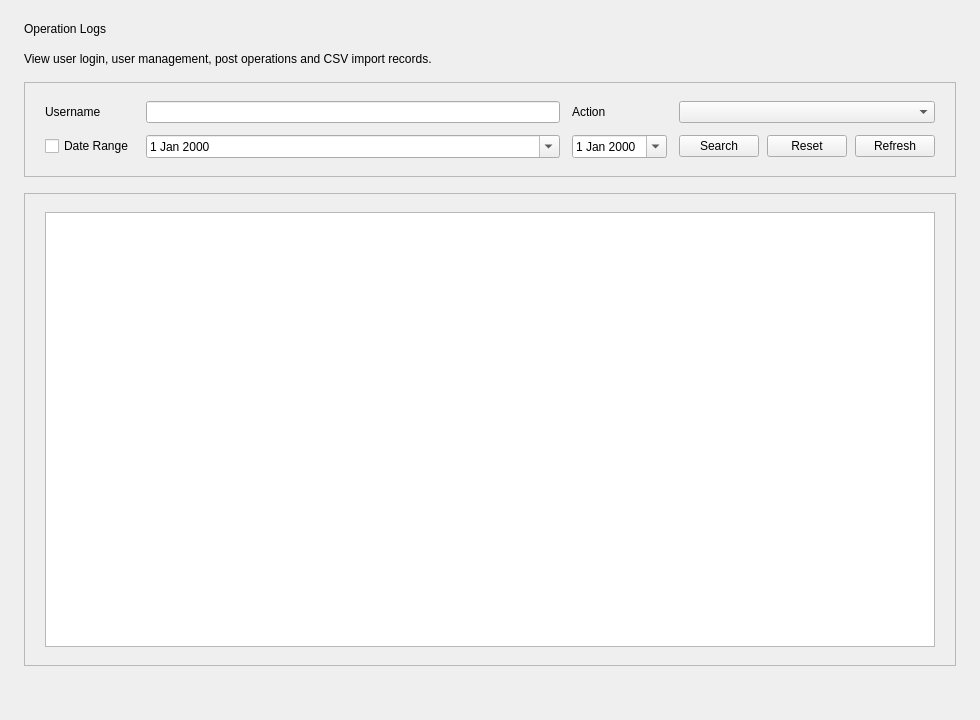
<?xml version="1.0" encoding="UTF-8"?>
<ui version="4.0">
 <class>LogPage</class>
 <widget class="QWidget" name="LogPage">
  <property name="geometry">
   <rect>
    <x>0</x>
    <y>0</y>
    <width>980</width>
    <height>720</height>
   </rect>
  </property>
  <property name="windowTitle">
   <string>Operation Logs</string>
  </property>

  <layout class="QVBoxLayout" name="rootLayout">
   <property name="spacing">
    <number>16</number>
   </property>
   <property name="leftMargin">
    <number>24</number>
   </property>
   <property name="topMargin">
    <number>22</number>
   </property>
   <property name="rightMargin">
    <number>24</number>
   </property>
   <property name="bottomMargin">
    <number>24</number>
   </property>

   <item>
    <widget class="QLabel" name="pageTitleLabel">
     <property name="text">
      <string>Operation Logs</string>
     </property>
    </widget>
   </item>

   <item>
    <widget class="QLabel" name="pageSubtitleLabel">
     <property name="text">
      <string>View user login, user management, post operations and CSV import records.</string>
     </property>
     <property name="wordWrap">
      <bool>true</bool>
     </property>
    </widget>
   </item>

   <item>
    <widget class="QFrame" name="filterCard">
     <property name="frameShape">
      <enum>QFrame::StyledPanel</enum>
     </property>
     <property name="frameShadow">
      <enum>QFrame::Raised</enum>
     </property>

     <layout class="QGridLayout" name="filterLayout">
      <property name="leftMargin">
       <number>20</number>
      </property>
      <property name="topMargin">
       <number>18</number>
      </property>
      <property name="rightMargin">
       <number>20</number>
      </property>
      <property name="bottomMargin">
       <number>18</number>
      </property>
      <property name="horizontalSpacing">
       <number>12</number>
      </property>
      <property name="verticalSpacing">
       <number>12</number>
      </property>

      <item row="0" column="0">
       <widget class="QLabel" name="usernameLabel">
        <property name="text">
         <string>Username</string>
        </property>
       </widget>
      </item>

      <item row="0" column="1">
       <widget class="QLineEdit" name="usernameLineEdit"/>
      </item>

      <item row="0" column="2">
       <widget class="QLabel" name="actionLabel">
        <property name="text">
         <string>Action</string>
        </property>
       </widget>
      </item>

      <item row="0" column="3">
       <widget class="QComboBox" name="actionComboBox"/>
      </item>

      <item row="1" column="0">
       <widget class="QCheckBox" name="dateRangeCheckBox">
        <property name="text">
         <string>Date Range</string>
        </property>
       </widget>
      </item>

      <item row="1" column="1">
       <widget class="QDateEdit" name="startDateEdit">
        <property name="calendarPopup">
         <bool>true</bool>
        </property>
       </widget>
      </item>

      <item row="1" column="2">
       <widget class="QDateEdit" name="endDateEdit">
        <property name="calendarPopup">
         <bool>true</bool>
        </property>
       </widget>
      </item>

      <item row="1" column="3">
       <layout class="QHBoxLayout" name="filterButtonLayout">
        <property name="spacing">
         <number>8</number>
        </property>

        <item>
         <widget class="QPushButton" name="searchButton">
          <property name="text">
           <string>Search</string>
          </property>
         </widget>
        </item>

        <item>
         <widget class="QPushButton" name="resetButton">
          <property name="text">
           <string>Reset</string>
          </property>
         </widget>
        </item>

        <item>
         <widget class="QPushButton" name="refreshButton">
          <property name="text">
           <string>Refresh</string>
          </property>
         </widget>
        </item>
       </layout>
      </item>
     </layout>
    </widget>
   </item>

   <item>
    <widget class="QFrame" name="tableCard">
     <property name="frameShape">
      <enum>QFrame::StyledPanel</enum>
     </property>
     <property name="frameShadow">
      <enum>QFrame::Raised</enum>
     </property>

     <layout class="QVBoxLayout" name="tableCardLayout">
      <property name="leftMargin">
       <number>20</number>
      </property>
      <property name="topMargin">
       <number>18</number>
      </property>
      <property name="rightMargin">
       <number>20</number>
      </property>
      <property name="bottomMargin">
       <number>18</number>
      </property>

      <item>
       <widget class="QTableWidget" name="logTable">
        <property name="alternatingRowColors">
         <bool>true</bool>
        </property>
       </widget>
      </item>
     </layout>
    </widget>
   </item>

   <item>
    <widget class="QLabel" name="messageLabel">
     <property name="text">
      <string/>
     </property>
     <property name="wordWrap">
      <bool>true</bool>
     </property>
    </widget>
   </item>
  </layout>
 </widget>
 <resources/>
 <connections/>
</ui>
